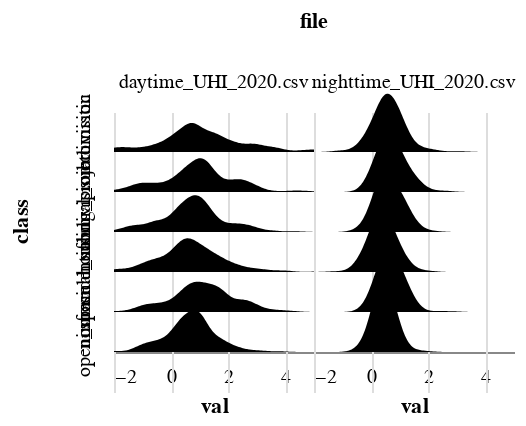

Write notebook code for a chart like this one.
### Code cell
g = uhdf_country.loc[uhdf_country.file.isin(['daytime_UHI_2020.csv','nighttime_UHI_2020.csv'])]
step = 20
overlap = 1

alt.Chart(
    g,
    width=100,
    height=step
).transform_density(
    'val',
    groupby=['class','file'],
    as_=['val', 'density'],
    extent=[-2, 5],
    bandwidth=0.3
).mark_area().encode(
    alt.X("val:Q"),
    #y='density:Q',
    alt.Y('density:Q')
        .axis(None)
        .scale(range=[step, -step * overlap]),
    alt.Fill('mean(val)')
        .legend(None)
        .scale(domain=[2, 0], scheme='redyellowblue')
).facet(
    row='class:N',
    column='file:N'
    #row =alt.Row('class:N')
     #   .title(None)
      #  .header(labelAngle=0, labelAlign='left', format='%B')
).properties(
    bounds='flush',
).configure_facet(
    spacing=0
).configure_view(
    stroke=None
)

### Figure 1 — Vega-Lite specification as saved in the notebook (floating-point values rounded to 4 significant figures; data arrays with more than 128 entries replaced by an {"elided": "..."} marker saying what was removed)
{"config": {"view": {"continuousWidth": 300, "continuousHeight": 300, "stroke": null}, "facet": {"spacing": 0}}, "data": {"name": "data-b143246be030f55af4c6eb81298e26ec"}, "facet": {"column": {"field": "file", "type": "nominal"}, "row": {"field": "class", "type": "nominal"}}, "spec": {"mark": {"type": "area"}, "encoding": {"fill": {"aggregate": "mean", "field": "val", "legend": null, "scale": {"domain": [2, 0], "scheme": "redyellowblue"}, "type": "quantitative"}, "x": {"field": "val", "type": "quantitative"}, "y": {"axis": null, "field": "density", "scale": {"range": [20, -20]}, "type": "quantitative"}}, "height": 20, "transform": [{"density": "val", "bandwidth": 0.3, "extent": [-2, 5], "groupby": ["class", "file"], "as": ["val", "density"]}], "width": 100}, "bounds": "flush", "$schema": "https://vega.github.io/schema/vega-lite/v5.14.1.json", "datasets": {"data-b143246be030f55af4c6eb81298e26ec": {"elided": "1928 records"}}}
